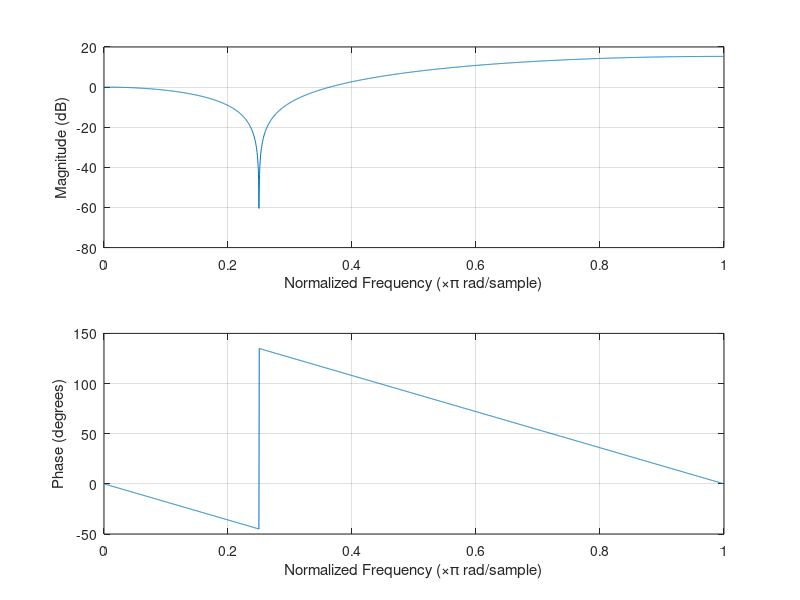
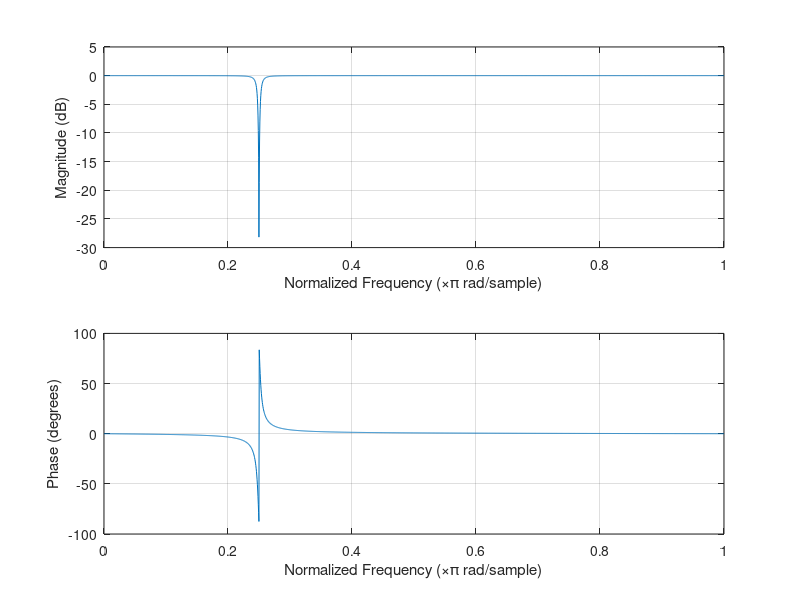

Source code (MATLAB) for these figures, in order: (Note: this script raises an error after producing the figures.)
%(a)
b01 = 1/(2-sqrt(2));
w01 = pi/4;
b1 = b01*[1 -(exp(-1i*w01)+exp(1i*w01)) 1];
a1 = [1];
figure(1);
freqz(b1,a1,2001);

%(b)
r = 0.99;
b02 = (1-r*sqrt(2)+r*r)/(2-sqrt(2));
w02 = pi/4;
b2 = b02*[1 -2*cos(w02) 1];
a2 = [1 -2*r*cos(w02) r*r];
figure(2);
freqz(b2,a2,2001);

%(d)
fvtool(b1,a1);
fvtool(b2,a2);

%(e)
load('handel.mat');
x = y;

% original sound
% sound(x);
% pause(9);
f0 = 1024;
n = 0:1:length(x)-1;
xn = sin(2*pi*f0*n/Fs);
x2 = x + xn.';

% sound with added sinusoid
% sound(x2);
% pause(9);

xfilt1 = filter(b1,a1,x);
% sound filtered with filter 1
% sound(xfilt1);
% pause(9);

xfilt2 = filter(b2,a2,x);
% sound filtered with filter 2
% sound(xfilt2);

%(f)
n = 0:99;
figure(5);
subplot(2,2,1);
plot(n,x(1:100,1));
title('Original signal');
xlabel('n'); ylabel('x[n]');
subplot(2,2,2);
plot(n,x2(1:100,1));
title('Original signal + sinusoid');
xlabel('n'); ylabel('xd[n]');
subplot(2,2,3);
plot(n,xfilt1(1:100,1));
title('Filtered Signal from filter 1');
xlabel('n'); ylabel('xf1[n]');
subplot(2,2,4);
plot(n,xfilt2(1:100,1));
title('Filtered Signal from filter 2');
xlabel('n'); ylabel('xf2[n]');

% OBSERVATIONS
%{
(c) Filter 1: ROC |z|>0
    so the filter is causal (ROC is in the form |z|>r) and filter is stable
    (unit circle is in ROC)
    Filter 1 is both Causal and Stable

    Filter 2: ROC |z|>r0
    so the filter is causal (ROC is in the form |z|>r) and filter is stable
    (unit circle is in ROC as r0<1)
    Filter 2 is both Causal and Stable

(d) When r0 is changed from 0.5 to 0.99, the filter became more precise
    as r0 is increased we are getting filters with sharp 0 at w0.
%}
